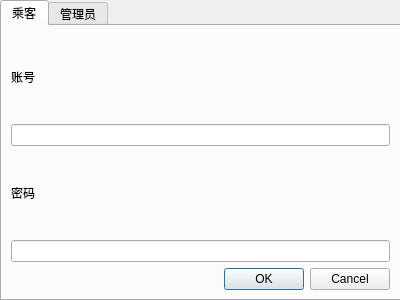
<?xml version="1.0" encoding="UTF-8"?>
<ui version="4.0">
 <class>loginDialog</class>
 <widget class="QDialog" name="loginDialog">
  <property name="geometry">
   <rect>
    <x>0</x>
    <y>0</y>
    <width>400</width>
    <height>300</height>
   </rect>
  </property>
  <property name="windowTitle">
   <string>Dialog</string>
  </property>
  <widget class="QTabWidget" name="loginTabWidget">
   <property name="geometry">
    <rect>
     <x>0</x>
     <y>0</y>
     <width>401</width>
     <height>301</height>
    </rect>
   </property>
   <property name="contextMenuPolicy">
    <enum>Qt::ActionsContextMenu</enum>
   </property>
   <property name="currentIndex">
    <number>0</number>
   </property>
   <widget class="QWidget" name="passengerLoginTab">
    <attribute name="title">
     <string>乘客</string>
    </attribute>
    <layout class="QVBoxLayout" name="verticalLayout_2">
     <item>
      <widget class="QLabel" name="passengerAccountLabel">
       <property name="text">
        <string>账号</string>
       </property>
      </widget>
     </item>
     <item>
      <widget class="QLineEdit" name="passengerAccount"/>
     </item>
     <item>
      <widget class="QLabel" name="passengerPasswordLable">
       <property name="text">
        <string>密码</string>
       </property>
      </widget>
     </item>
     <item>
      <widget class="QLineEdit" name="passengerPassword"/>
     </item>
     <item>
      <widget class="QDialogButtonBox" name="passengerButtonBox">
       <property name="orientation">
        <enum>Qt::Horizontal</enum>
       </property>
       <property name="standardButtons">
        <set>QDialogButtonBox::Cancel|QDialogButtonBox::Ok</set>
       </property>
      </widget>
     </item>
    </layout>
   </widget>
   <widget class="QWidget" name="managerLoginTab">
    <attribute name="title">
     <string>管理员</string>
    </attribute>
    <layout class="QVBoxLayout" name="verticalLayout">
     <item>
      <widget class="QLabel" name="managerAccountLable">
       <property name="text">
        <string>账号</string>
       </property>
      </widget>
     </item>
     <item>
      <widget class="QLineEdit" name="managerAccount"/>
     </item>
     <item>
      <widget class="QLabel" name="managerPasswordLable">
       <property name="text">
        <string>密码</string>
       </property>
      </widget>
     </item>
     <item>
      <widget class="QLineEdit" name="managerPassword"/>
     </item>
     <item>
      <widget class="QDialogButtonBox" name="managerButtonBox">
       <property name="standardButtons">
        <set>QDialogButtonBox::Cancel|QDialogButtonBox::Ok</set>
       </property>
      </widget>
     </item>
    </layout>
   </widget>
  </widget>
 </widget>
 <resources/>
 <connections/>
</ui>
